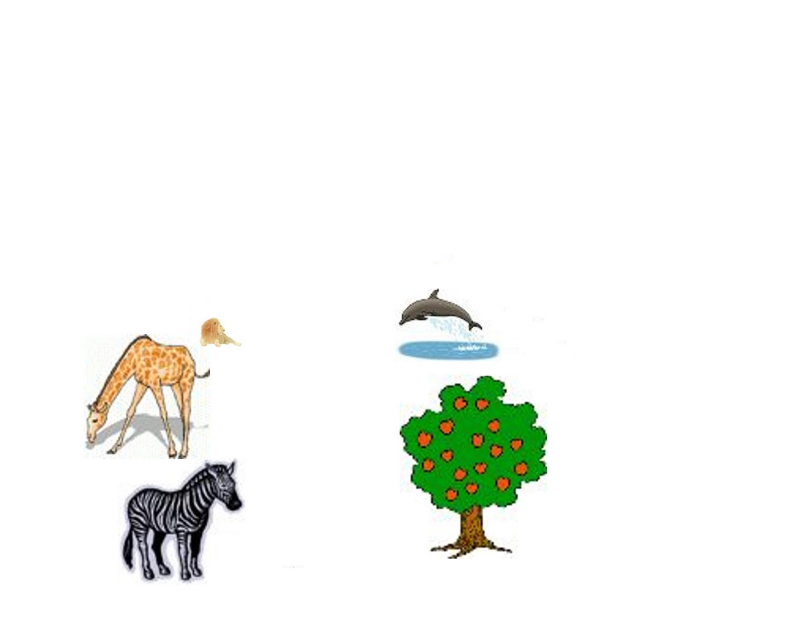
#> input picture Assignment_1/input_images/Sample_Image.jpg, 1600 x 1263 px (shown at 1/2 size)
$ python q1.py ../input_images/Sample_Image.jpg
#> lines starting #> are read from the running program, lines starting #| are printed output that depends on the picture; after the words box and inside, x2 and y2 are one past the last pixel; in counts of white or black regions, pixels touching at a corner belong together
import os
import sys
import numpy as np
import matplotlib.pyplot as plt
import time
import cv2

# TODO: Looping code does not give correct results for reiszed images, fix that

image = cv2.imread(sys.argv[1], 0) # Read as grayscale
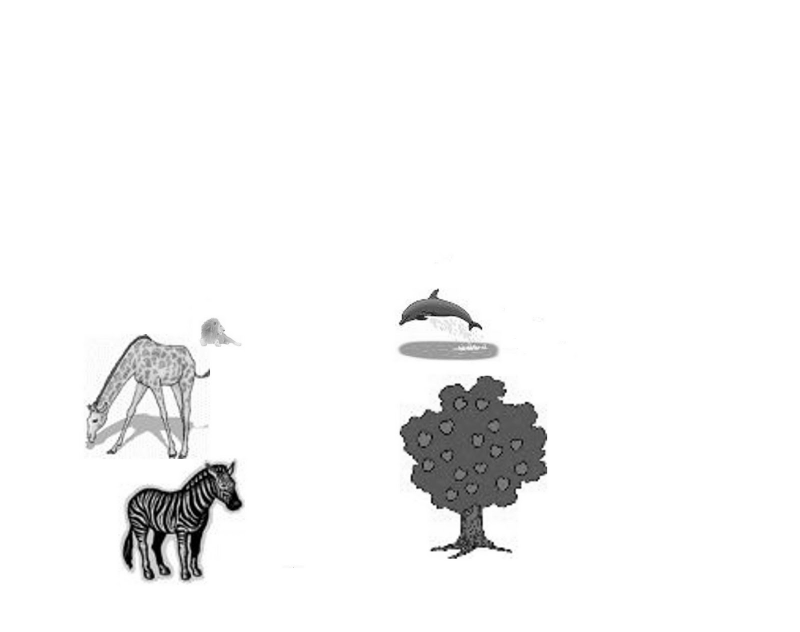
#> image: shape (1263, 1600) (shown at 1/2 size); min 0, max 255, mean 244.8
original_shape = image.shape
#> original_shape = (1263, 1600)
#print(image[100:200, 100:200])

cv2.imshow('image', image)
cv2.waitKey(0)
# cv2.imshow('crop', image[100:200, 100:200])
# cv2.waitKey(0)

def plot_bar_graph(labels, data, xlabel, ylabel, color, label):
    index = np.arange(len(labels))
    plt.bar(index, data, color=color, label=label)
    plt.xlabel(xlabel)
    plt.ylabel(ylabel)
    plt.xticks(index, labels, fontsize=15, rotation=30)


def calculate_average_intensity_with_loops(image, input_shape=original_shape):
#> called with input_shape = (1263, 1600)
    start_time = time.time() # Function call started here


    total = 0
    width, height = input_shape #image.shape
    new_image = image if input_shape == original_shape else cv2.resize(image, input_shape, interpolation=cv2.INTER_AREA)

    total_pixels = width * height
    for i in range(width):
        for j in range(height):
            total += new_image[i][j]
#> after the loop, total = 494630952
    average_intensity = total / total_pixels
#> average_intensity = 244.8
    average_intensity = int(round(average_intensity))
#> average_intensity = 245
    # print('Average intensity of the pixels is: {}'.format(average_intensity))
    # Thresholding on the basis of average intensity. [1 if intensity > average else 0]
    for i in range(width):
        for j in range(height):
            new_image[i][j] = 0 if new_image[i][j] < average_intensity else 1
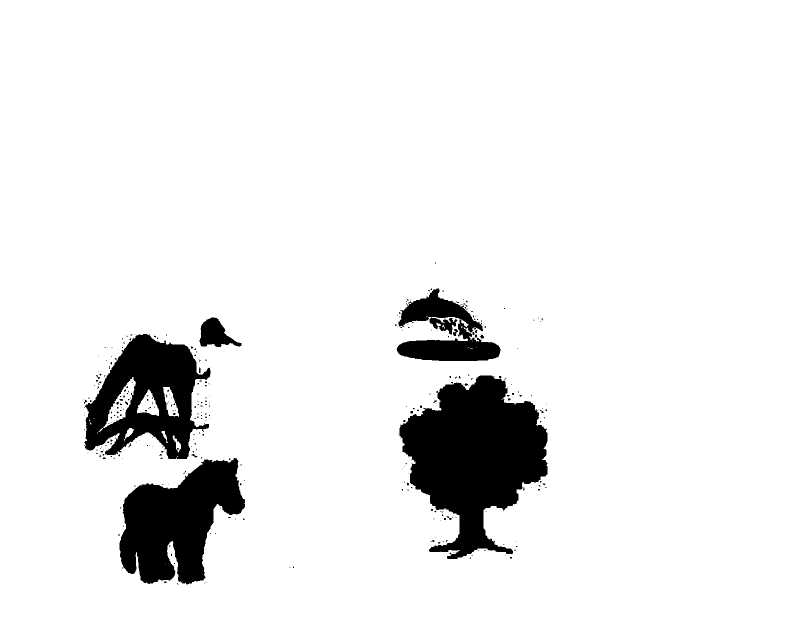
#> new_image: shape (1263, 1600) (shown at 1/2 size); values 0 (black) and 1 (white), 92.3% white; 329 black regions (307 under 20 px), largest, box (x1, y1, x2, y2) and area: (799, 751, 1095, 1118) 64025, (239, 916, 490, 1169) 38327, (168, 668, 421, 918) 34129

    end_time = time.time() # Function's computations ended here
    plt.imshow(new_image, cmap='gray')
    plt.show()
    return (end_time - start_time) # time taken for function computation

def calculate_average_intensity_with_vectorization(image, input_shape=original_shape):
#> called with input_shape = (1263, 1600)
    start_time = time.time()

    # width, height = input_shape #image.shape
    if input_shape!=original_shape:
        image = cv2.resize(image, input_shape)

    average_intensity = np.mean(image, dtype='float16')
#> average_intensity = inf
#> (the run stopped early here; a loop or call above may not have finished)
